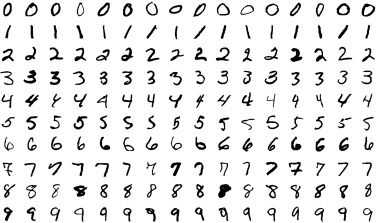
#> input picture Python/digitimage.png, 376 x 223 px, found by its file name
$ python translationopencv.py
#> lines starting #> are read from the running program, lines starting #| are printed output that depends on the picture
import cv2 as cv
import numpy as np


def  image_translation(imag1):
#> called with imag1 = '/home/my/Downloads/Python/digitimage.png'
    try:
        image =  cv.imread(imag1 , cv.IMREAD_GRAYSCALE)
#> image is the input picture: shape (223, 376); min 0, max 255, mean 231.5

        row , col = image.shape
#> row = 223; col = 376
        M = np.float32([[1,0,50],[0,1,80]])
        translation_image = cv.warpAffine(image ,M ,(row, col))
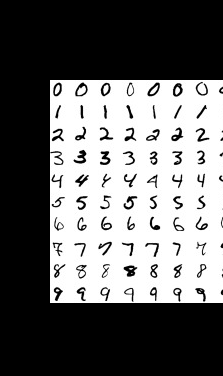
#> translation_image: shape (376, 223); min 0, max 255, mean 106.7
        cv.imshow('img', translation_image)
        cv.waitKey(0)
        cv.destroyAllWindows()
    except Exception as e:
        print(f"error {e}")
        return None

path  =    "/home/my/Downloads/Python/digitimage.png"
image_translation(path)
